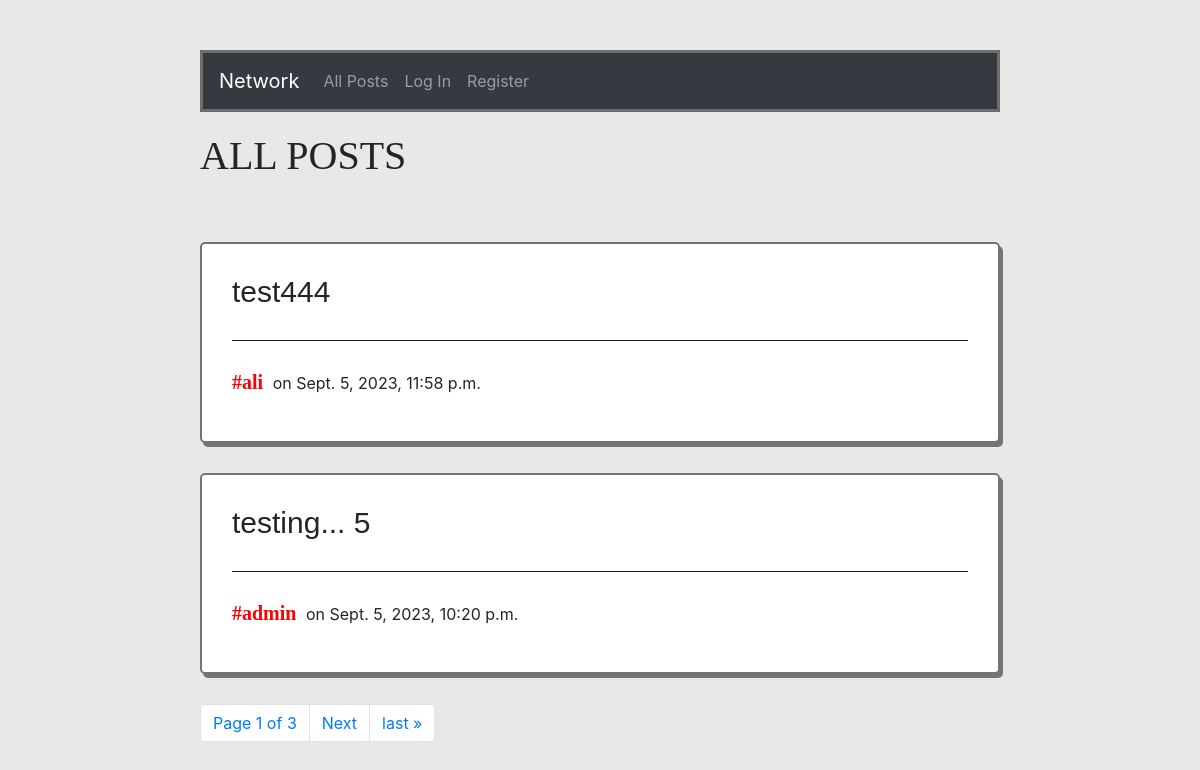
Before: / with the older database file.
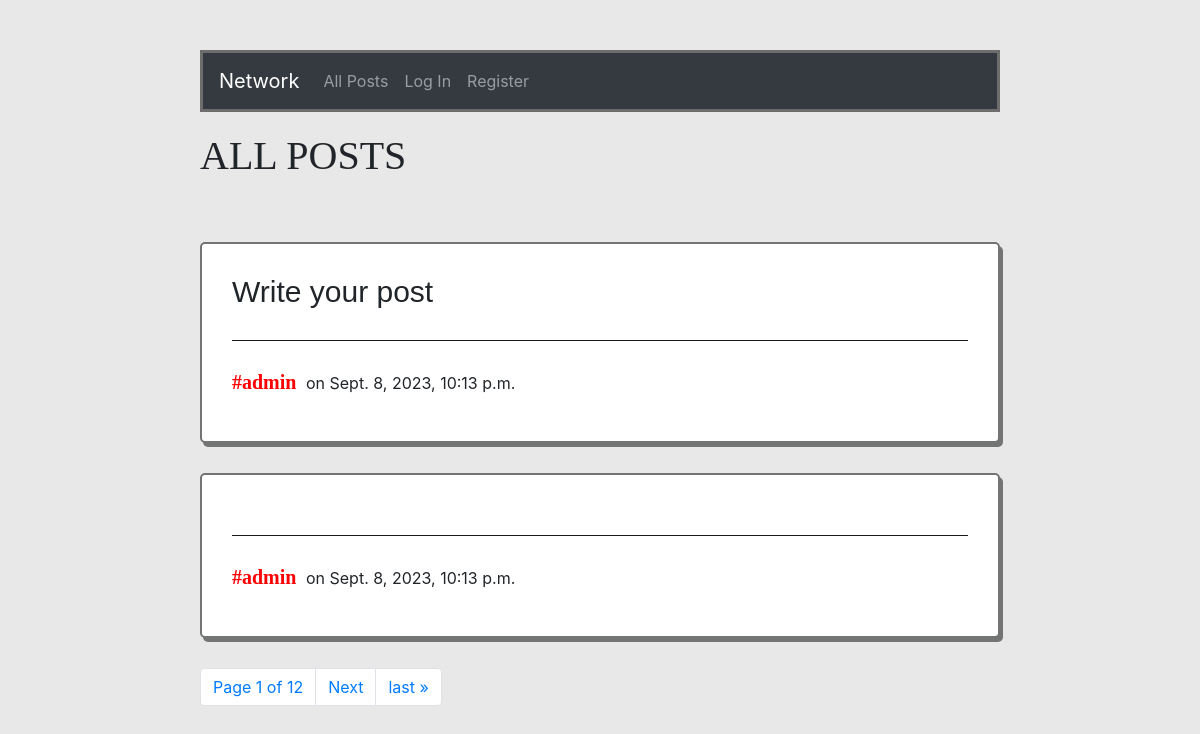
After: the same page with the newer database file.
### network/models.py (models this page shows, shortened)
class Post(models.Model):
    content = models.CharField(max_length=260)
    user = models.ForeignKey(User, on_delete=models.CASCADE, related_name="writer")
    date = models.DateTimeField(auto_now_add=True)

class User(AbstractUser):
    pass

### network/views.py (the view)
# urls.py: path("", views.index, name="index"),
def index(request):
    allPosts = Post.objects.all().order_by("id").reverse()
    paginator = Paginator(allPosts, 2)
    page_number = request.GET.get('page')
    page_obj = paginator.get_page(page_number)
    likes = Like.objects.all()
    whoYouLiked = []
    try:
        for like in likes:
            if like.user.id == request.user.id:
                whoYouLiked.append(like.post.id)
    except:
        whoYouLiked =[]
    return render(request, "network/index.html", {
        "allPosts": allPosts,
        "page_obj": page_obj,
        "whoYouLiked": whoYouLiked
    })

### network/templates/network/index.html (shortened to what this page needs)
{% extends "network/layout.html" %}
{% block body %}
    <div id="body">
        <h1 style="font-family:fantasy">ALL POSTS</h1>
        <br>
        {% for post in page_obj %}
            <div class="allPosts">
                <h6 class="content" id="content_{{ post.id }}">{{ post.content }}</h6>
                <br>
                <h5 class="username"><a style="color: red; font-weight: bold; font-family:cursive" href="{% url 'profile' user_id=post.user.id %}">#{{ post.user }}</a></h5>
                <p class="date">on {{ post.date }}</p>
            </div>
        {% endfor %}
    <nav aria-label="Page navigation example">
        <ul class="pagination">
                <li class="page-item"><a href="" class="page-link">Page {{ page_obj.number }} of {{ page_obj.paginator.num_pages }}</a></li>
            {% if page_obj.has_next %}
                <li class="page-item"><a class="page-link" href="?page={{ page_obj.next_page_number }}">Next</a></li>
                <li class="page-item"><a class="page-link" href="?page={{ page_obj.paginator.num_pages }}">last &raquo;</a></li>
            {% endif %}
        </ul>
      </nav>
    </div>
{% endblock %}

### network/templates/network/layout.html (shortened to what this page needs)
{% load static %}
<!DOCTYPE html>
<html lang="en">
    <head>
        <link rel="stylesheet" href="https://stackpath.bootstrapcdn.com/bootstrap/4.4.1/css/bootstrap.min.css">
        <link href="{% static 'network/styles.css' %}" rel="stylesheet">
        <link href="https://stackpath.bootstrapcdn.com/bootstrap/4.5.2/css/bootstrap.min.css" rel="stylesheet">
        <link rel="stylesheet" href="https://cdnjs.cloudflare.com/ajax/libs/font-awesome/4.7.0/css/font-awesome.min.css">
    </head>
    <body>
<div class="body">
        <nav class="navbar navbar-expand-lg navbar-dark bg-dark">
            <a class="navbar-brand" href="{% url 'index' %}">Network</a>
            <div>
              <ul class="navbar-nav mr-auto">
                <li class="nav-item">
                  <a class="nav-link" href="{% url 'index' %}">All Posts</a>
                </li>
                {% if user.is_authenticated %}
                    <li class="nav-item">
                        <a class="nav-link" href="{% url 'following' %}">Following</a>
                    </li>
                    <li class="nav-item">
                        <a class="nav-link" href="{% url 'logout' %}">Log Out</a>
                    </li>
                {% else %}
                    <li class="nav-item">
                        <a class="nav-link" href="{% url 'login' %}">Log In</a>
                    </li>
                    <li class="nav-item">
                        <a class="nav-link" href="{% url 'register' %}">Register</a>
                    </li>
                {% endif %}
              </ul>
            </div>
          </nav>
            {% block body %}
            {% endblock %}
</div>
    </body>
</html>

### network/static/network/styles.css (style rules this page uses)
.body { padding-left:200px; padding-right:200px; padding-top: 50px; }
#body { padding-top: 20px; }
.allPosts { border: 2px solid #737474; border-radius: 5px 5px 5px 5px; box-shadow: 3px 4px #737474; padding-top: 30px; padding-bottom: 30px; padding: 30px; margin-bottom: 30px; margin-top: 30px; background-color: white; }
.navbar { border: 3px solid #6d6d6d; }
.content { font-size: 30px; font-family:'Gill Sans', 'Gill Sans MT', Calibri, 'Trebuchet MS', sans-serif; border-bottom: 1px solid #1d1a1c; padding-bottom: 30px; margin-bottom: 5px; }
.username, .date { display: inline-block; margin-right: 5px; }

### network/templates/network/layout.html (style rules this page uses)
body { background-color: hwb(0 70% 29% / 0.295); }

Changed rows visible on the page:
no longer on this page (row unchanged): Post: content "test444", user "ali", date "Sept. 5, 2023, 11:58 p.m."
no longer on this page (row edited): Post: content "testing... 5", user "admin", date "Sept. 5, 2023, 10:20 p.m."
added Post: content "Write your post", user "admin", date "Sept. 8, 2023, 10:13 p.m."
added Post: user "admin", date "Sept. 8, 2023, 10:13 p.m."
Other visible differences:
{{ page_obj.paginator.num_pages }}: "3" → "12"
